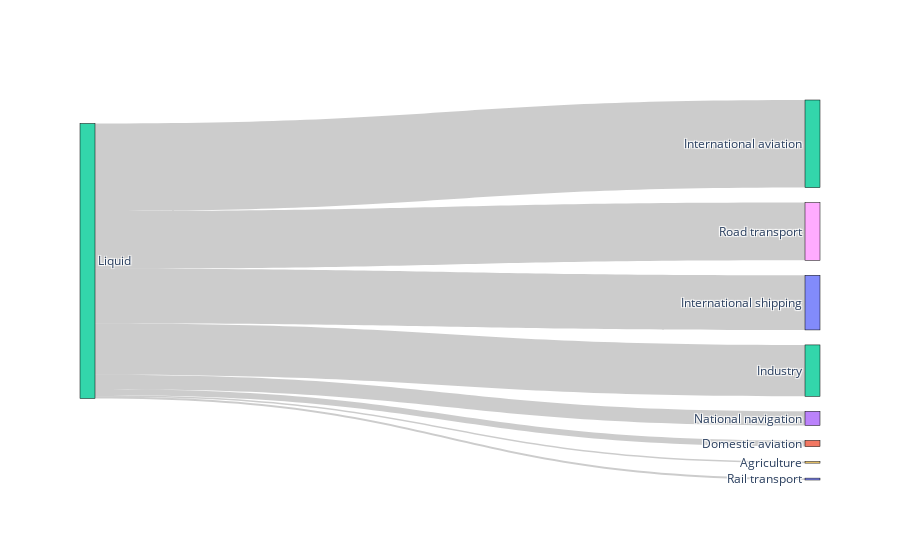

Here is the notebook cell this chart was saved with:
### Code cell
fig = go.Figure(data=[go.Sankey(
    valueformat = ".0f",
    valuesuffix = "TWh",
    node = dict(
      pad = 15,
      thickness = 15,
      line = dict(color = "black", width = 0.5),
      label =  cdf['Labels'].dropna(),
    ),
    link = dict(
      source =  liquids['source'],
      target =  liquids['target'],
      value =  liquids['value'],
      label =  liquids['label']
  ))])

fig.show()

### Figure 1 — Plotly figure (JSON) as saved in the notebook; plotly's stock layout.template omitted (floating-point values rounded to 4 significant figures)
{"data": [{"link": {"label": [null, null, null, null, null, null, null, null], "source": [2, 2, 2, 2, 2, 2, 2, 2], "target": [12, 30, 18, 31, 32, 19, 33, 20], "value": [121.1, 128.7, 135.8, 14.46, 206.3, 3.64, 33.22, 4.413]}, "node": {"label": ["Agricultural 'waste'", "Bio-conversion", "Liquid", "Losses", "Solid", "Gas", "Biofuel imports", "Biomass imports", "Coal imports", "Coal", "Coal reserves", "District heating", "Industry", "Heating and cooling - commercial", "Heating and cooling - homes", "Electricity grid", "Over generation / exports", "H2 conversion", "Road transport", "Agriculture", "Rail transport", "Lighting & appliances - commercial", "Lighting & appliances - homes", "Gas imports", "Ngas", "Gas reserves", "Thermal generation", "Geothermal", "H2", "Hydro", "International shipping", "Domestic aviation", "International aviation", "National navigation", "Marine algae", "Nuclear", "Oil imports", "Oil", "Oil reserves", "Other waste", "Pumped heat", "Solar PV", "Solar Thermal", "Solar", "Tidal", "UK land based bioenergy", "Wave", "Wind"], "line": {"color": "black", "width": 0.5}, "pad": 15, "thickness": 15}, "type": "sankey", "valueformat": ".0f", "valuesuffix": "TWh"}], "layout": {}}
